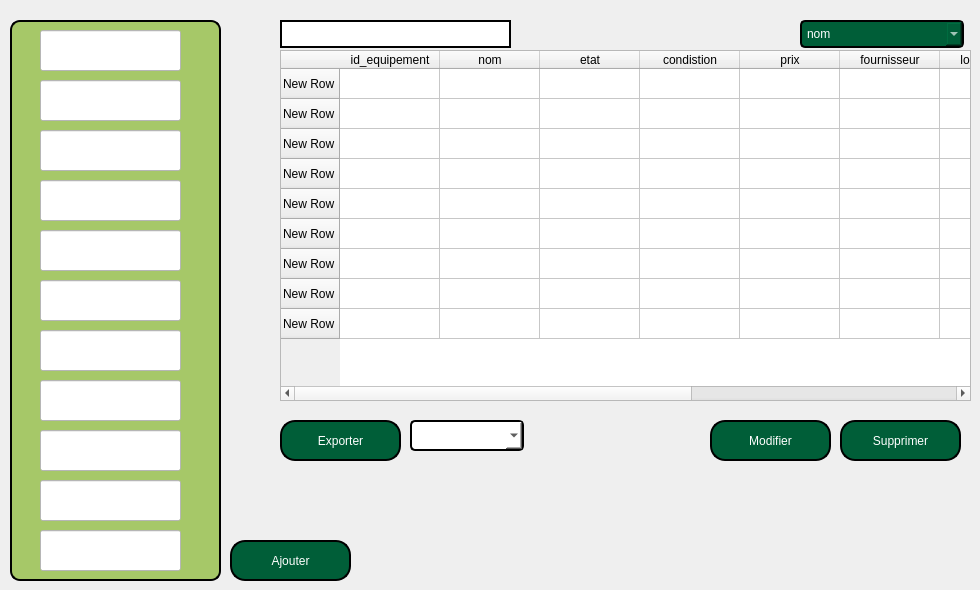
       <widget class="QWidget" name="tab_14">
        <attribute name="title">
         <string>Tab 1</string>
        </attribute>
        <widget class="QLineEdit" name="date_aquesition">
         <property name="geometry">
          <rect>
           <x>40</x>
           <y>230</y>
           <width>141</width>
           <height>41</height>
          </rect>
         </property>
         <property name="styleSheet">
          <string notr="true">background-color: rgb(255, 255, 255);
color:black;</string>
         </property>
        </widget>
        <widget class="QLineEdit" name="date_pm">
         <property name="geometry">
          <rect>
           <x>40</x>
           <y>330</y>
           <width>141</width>
           <height>41</height>
          </rect>
         </property>
         <property name="styleSheet">
          <string notr="true">background-color: rgb(255, 255, 255);
color:black;</string>
         </property>
        </widget>
        <widget class="QLineEdit" name="nom_e">
         <property name="geometry">
          <rect>
           <x>40</x>
           <y>80</y>
           <width>141</width>
           <height>41</height>
          </rect>
         </property>
         <property name="styleSheet">
          <string notr="true">background-color: rgb(255, 255, 255);
color:black;</string>
         </property>
        </widget>
        <widget class="QLabel" name="label_12">
         <property name="geometry">
          <rect>
           <x>10</x>
           <y>10</y>
           <width>211</width>
           <height>571</height>
          </rect>
         </property>
         <property name="styleSheet">
          <string notr="true">QLabel {
    background-color: #a6c868;     /* Set background color to white */
    border: 2px solid;   /* Set border color */
    border-radius: 10px;         /* Rounded corners */
    margin-top: 10px;            /* Space for the title */
    padding: 10px;               /* Padding inside the box */
}</string>
         </property>
         <property name="text">
          <string/>
         </property>
        </widget>
        <widget class="QLineEdit" name="id_equipement">
         <property name="geometry">
          <rect>
           <x>40</x>
           <y>30</y>
           <width>141</width>
           <height>41</height>
          </rect>
         </property>
         <property name="font">
          <font>
           <pointsize>8</pointsize>
          </font>
         </property>
         <property name="styleSheet">
          <string notr="true">background-color: rgb(255, 255, 255);
color:black;</string>
         </property>
        </widget>
        <widget class="QLineEdit" name="date_dm">
         <property name="geometry">
          <rect>
           <x>40</x>
           <y>280</y>
           <width>141</width>
           <height>41</height>
          </rect>
         </property>
         <property name="styleSheet">
          <string notr="true">background-color: rgb(255, 255, 255);
color:black;</string>
         </property>
        </widget>
        <widget class="QLineEdit" name="categorie_2">
         <property name="geometry">
          <rect>
           <x>40</x>
           <y>130</y>
           <width>141</width>
           <height>41</height>
          </rect>
         </property>
         <property name="styleSheet">
          <string notr="true">background-color: rgb(255, 255, 255);
color:black;</string>
         </property>
        </widget>
        <widget class="QLineEdit" name="etat_eq">
         <property name="geometry">
          <rect>
           <x>40</x>
           <y>180</y>
           <width>141</width>
           <height>41</height>
          </rect>
         </property>
         <property name="styleSheet">
          <string notr="true">background-color: rgb(255, 255, 255);
color:black;</string>
         </property>
        </widget>
        <widget class="QTableWidget" name="tableWidget_5">
         <property name="geometry">
          <rect>
           <x>280</x>
           <y>50</y>
           <width>691</width>
           <height>351</height>
          </rect>
         </property>
         <row>
          <property name="text">
           <string>New Row</string>
          </property>
         </row>
         <row>
          <property name="text">
           <string>New Row</string>
          </property>
         </row>
         <row>
          <property name="text">
           <string>New Row</string>
          </property>
         </row>
         <row>
          <property name="text">
           <string>New Row</string>
          </property>
         </row>
         <row>
          <property name="text">
           <string>New Row</string>
          </property>
         </row>
         <row>
          <property name="text">
           <string>New Row</string>
          </property>
         </row>
         <row>
          <property name="text">
           <string>New Row</string>
          </property>
         </row>
         <row>
          <property name="text">
           <string>New Row</string>
          </property>
         </row>
         <row>
          <property name="text">
           <string>New Row</string>
          </property>
         </row>
         <column>
          <property name="text">
           <string>id_equipement</string>
          </property>
         </column>
         <column>
          <property name="text">
           <string>nom</string>
          </property>
         </column>
         <column>
          <property name="text">
           <string>etat</string>
          </property>
         </column>
         <column>
          <property name="text">
           <string>condistion</string>
          </property>
         </column>
         <column>
          <property name="text">
           <string>prix</string>
          </property>
         </column>
         <column>
          <property name="text">
           <string>fournisseur</string>
          </property>
         </column>
         <column>
          <property name="text">
           <string>localisation</string>
          </property>
         </column>
         <column>
          <property name="text">
           <string>date-aquesition</string>
          </property>
         </column>
         <column>
          <property name="text">
           <string>date_dmaintenace</string>
          </property>
         </column>
         <column>
          <property name="text">
           <string>date_pmaintenace</string>
          </property>
         </column>
        </widget>
        <widget class="QPushButton" name="pushButton_22">
         <property name="geometry">
          <rect>
           <x>230</x>
           <y>540</y>
           <width>121</width>
           <height>41</height>
          </rect>
         </property>
         <property name="styleSheet">
          <string notr="true">QPushButton {
    color: white;                      /* Text color */
    border: 2px solid black;         /* Border width and color */
    border-radius: 15px;              /* Round the corners */
    background-color: #005e38;        /* Optional: Set a background color */
    padding: 10px 20px;               /* Add padding for better aesthetics */
}

QPushButton:hover {
    background-color: #45a049;        /* Change background color on hover */
}

QPushButton:pressed {
    background-color: #3e8e41;        /* Change background color when pressed */
}</string>
         </property>
         <property name="text">
          <string>Ajouter</string>
         </property>
        </widget>
        <widget class="QPushButton" name="pushButton_23">
         <property name="geometry">
          <rect>
           <x>280</x>
           <y>420</y>
           <width>121</width>
           <height>41</height>
          </rect>
         </property>
         <property name="styleSheet">
          <string notr="true">QPushButton {
    color: white;                      /* Text color */
    border: 2px solid black;         /* Border width and color */
    border-radius: 15px;              /* Round the corners */
    background-color: #005e38;        /* Optional: Set a background color */
    padding: 10px 20px;               /* Add padding for better aesthetics */
}

QPushButton:hover {
    background-color: #45a049;        /* Change background color on hover */
}

QPushButton:pressed {
    background-color: #3e8e41;        /* Change background color when pressed */
}</string>
         </property>
         <property name="text">
          <string>Exporter</string>
         </property>
        </widget>
        <widget class="QPushButton" name="pushButton_24">
         <property name="geometry">
          <rect>
           <x>710</x>
           <y>420</y>
           <width>121</width>
           <height>41</height>
          </rect>
         </property>
         <property name="styleSheet">
          <string notr="true">QPushButton {
    color: white;                      /* Text color */
    border: 2px solid black;         /* Border width and color */
    border-radius: 15px;              /* Round the corners */
    background-color: #005e38;        /* Optional: Set a background color */
    padding: 10px 20px;               /* Add padding for better aesthetics */
}

QPushButton:hover {
    background-color: #45a049;        /* Change background color on hover */
}

QPushButton:pressed {
    background-color: #3e8e41;        /* Change background color when pressed */
}</string>
         </property>
         <property name="text">
          <string>Modifier</string>
         </property>
        </widget>
        <widget class="QPushButton" name="pushButton_25">
         <property name="geometry">
          <rect>
           <x>840</x>
           <y>420</y>
           <width>121</width>
           <height>41</height>
          </rect>
         </property>
         <property name="styleSheet">
          <string notr="true">QPushButton {
    color: white;                      /* Text color */
    border: 2px solid black;         /* Border width and color */
    border-radius: 15px;              /* Round the corners */
    background-color: #005e38;        /* Optional: Set a background color */
    padding: 10px 20px;               /* Add padding for better aesthetics */
}

QPushButton:hover {
    background-color: #45a049;        /* Change background color on hover */
}

QPushButton:pressed {
    background-color: #3e8e41;        /* Change background color when pressed */
}</string>
         </property>
         <property name="text">
          <string>Supprimer</string>
         </property>
        </widget>
        <widget class="QLineEdit" name="lineEdit_5">
         <property name="geometry">
          <rect>
           <x>280</x>
           <y>20</y>
           <width>231</width>
           <height>28</height>
          </rect>
         </property>
         <property name="styleSheet">
          <string notr="true">background-color: rgb(255, 255, 255);
border: 2px solid black;
color:black;</string>
         </property>
        </widget>
        <widget class="QComboBox" name="comboBox_5">
         <property name="geometry">
          <rect>
           <x>800</x>
           <y>20</y>
           <width>164</width>
           <height>28</height>
          </rect>
         </property>
         <property name="styleSheet">
          <string notr="true">QComboBox {
    background-color: rgb(0, 85, 0);/* Background color */
    color: #ffffff;              /* Text color */
    border: 2px solid black;   /* Border color and thickness */
    border-radius: 5px;         /* Rounded corners */
    padding: 5px;               /* Padding around the text */
    min-width: 150px;           /* Minimum width */
}





QComboBox:hover {
    border: 2px solid #a6c868 ;  /* Darker border on hover */
}

QComboBox:editable {
    background-color: rgb(0, 85, 0);        /* Background color when editable */
}

QComboBox:!editable, QComboBox::drop-down:editable {
    background-color:  #005e38;       /* Background color when not editable */
}

QComboBox:focus {
    border: 2px solid black;  /* Border color when focused */
}
</string>
         </property>
         <item>
          <property name="text">
           <string>nom</string>
          </property>
         </item>
         <item>
          <property name="text">
           <string>id</string>
          </property>
         </item>
         <item>
          <property name="text">
           <string/>
          </property>
         </item>
         <item>
          <property name="text">
           <string/>
          </property>
         </item>
        </widget>
        <widget class="QLineEdit" name="par_suivi">
         <property name="geometry">
          <rect>
           <x>40</x>
           <y>380</y>
           <width>141</width>
           <height>41</height>
          </rect>
         </property>
         <property name="styleSheet">
          <string notr="true">background-color: rgb(255, 255, 255);
color:black;</string>
         </property>
        </widget>
        <widget class="QLineEdit" name="prix">
         <property name="geometry">
          <rect>
           <x>40</x>
           <y>430</y>
           <width>141</width>
           <height>41</height>
          </rect>
         </property>
         <property name="styleSheet">
          <string notr="true">background-color: rgb(255, 255, 255);
color:black;</string>
         </property>
        </widget>
        <widget class="QLineEdit" name="fourniseureq">
         <property name="geometry">
          <rect>
           <x>40</x>
           <y>480</y>
           <width>141</width>
           <height>41</height>
          </rect>
         </property>
         <property name="styleSheet">
          <string notr="true">background-color: rgb(255, 255, 255);
color:black;</string>
         </property>
        </widget>
        <widget class="QLineEdit" name="localisation_eq">
         <property name="geometry">
          <rect>
           <x>40</x>
           <y>530</y>
           <width>141</width>
           <height>41</height>
          </rect>
         </property>
         <property name="styleSheet">
          <string notr="true">background-color: rgb(255, 255, 255);
color:black;</string>
         </property>
        </widget>
        <widget class="QComboBox" name="comboBox_10">
         <property name="geometry">
          <rect>
           <x>410</x>
           <y>420</y>
           <width>114</width>
           <height>31</height>
          </rect>
         </property>
         <property name="styleSheet">
          <string notr="true">QComboBox {
    background-color: white;/* Background color */
    color: black;              /* Text color */
    border: 2px solid black;   /* Border color and thickness */
    border-radius: 5px;         /* Rounded corners */
    padding: 5px;               /* Padding around the text */
    min-width: 100px;           /* Minimum width */
}





QComboBox:hover {
    border: 2px solid #a6c868 ;  /* Darker border on hover */
}

QComboBox:editable {
    background-color: white;        /* Background color when editable */
}

QComboBox:!editable, QComboBox::drop-down:editable {
    background-color:  white;       /* Background color when not editable */
}

QComboBox:focus {
    border: 2px solid black;  /* Border color when focused */
}
</string>
         </property>
        </widget>
        <zorder>label_12</zorder>
        <zorder>id_equipement</zorder>
        <zorder>date_dm</zorder>
        <zorder>categorie_2</zorder>
        <zorder>etat_eq</zorder>
        <zorder>tableWidget_5</zorder>
        <zorder>pushButton_22</zorder>
        <zorder>pushButton_23</zorder>
        <zorder>pushButton_24</zorder>
        <zorder>pushButton_25</zorder>
        <zorder>lineEdit_5</zorder>
        <zorder>comboBox_5</zorder>
        <zorder>date_pm</zorder>
        <zorder>date_aquesition</zorder>
        <zorder>nom_e</zorder>
        <zorder>par_suivi</zorder>
        <zorder>prix</zorder>
        <zorder>fourniseureq</zorder>
        <zorder>localisation_eq</zorder>
        <zorder>comboBox_10</zorder>
       </widget>
